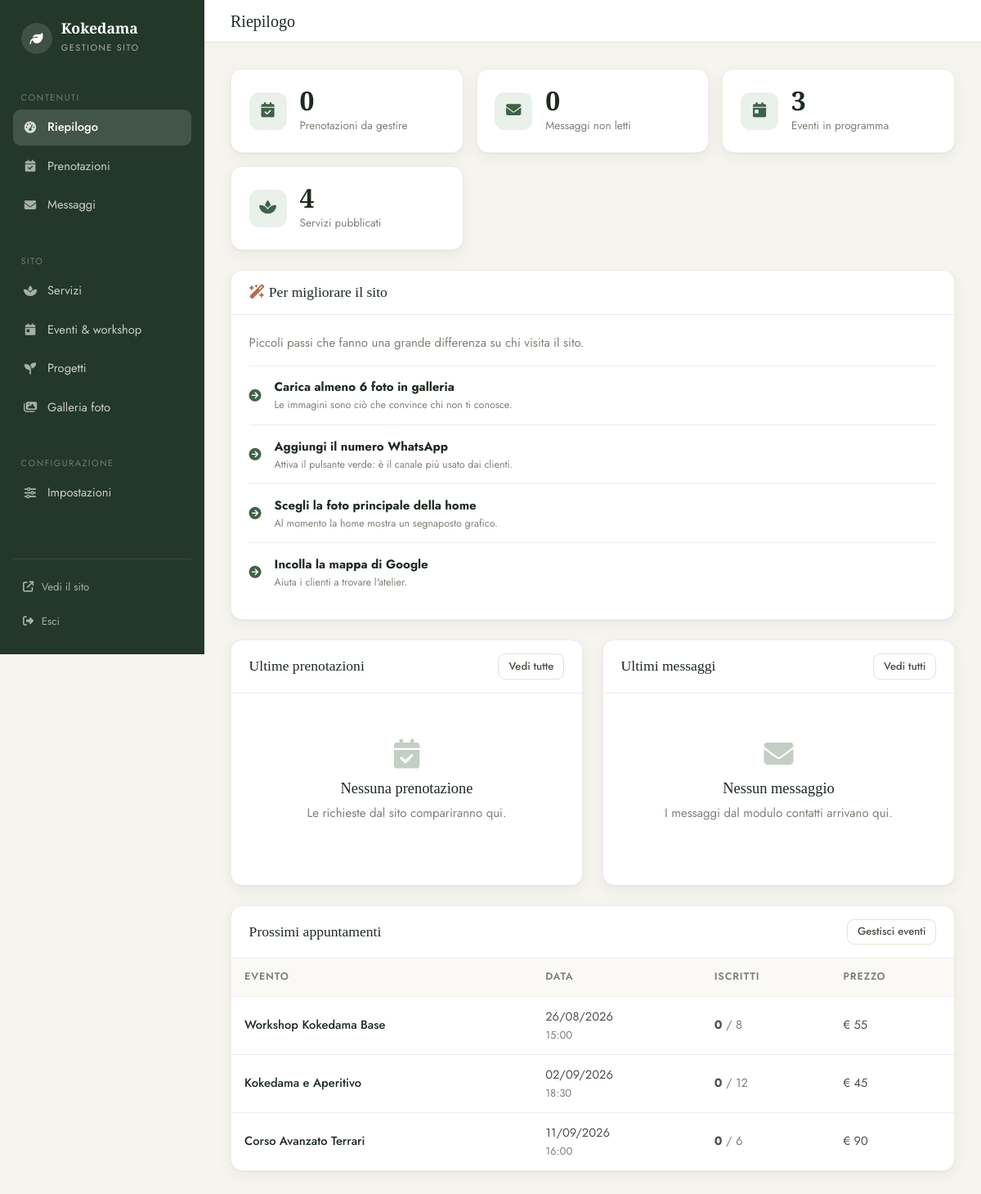
Screenshot of /admin/dashboard.php (signed in) with the database file from the repository.
### tables this page shows
CREATE TABLE events (
    id INTEGER PRIMARY KEY AUTOINCREMENT,
    title TEXT NOT NULL,
    slug TEXT UNIQUE NOT NULL,
    description TEXT,
    event_type TEXT DEFAULT 'workshop',
    event_date TEXT,
    event_time TEXT,
    end_time TEXT,
    location TEXT,
    max_participants INTEGER DEFAULT 10,
    price REAL,
    image TEXT,
    published INTEGER DEFAULT 1,
    featured INTEGER DEFAULT 0,
    ordering INTEGER DEFAULT 0,
    created_at TEXT DEFAULT CURRENT_TIMESTAMP
);

### includes/functions.php (called while the page is built, shortened)
<?php
function e($str) {
    return htmlspecialchars((string)($str ?? ''), ENT_QUOTES, 'UTF-8');
}
function formatPrice($price) {
    $p = (float)$price;
    $decimals = (fmod($p, 1) == 0.0) ? 0 : 2;
    return '€ ' . number_format($p, $decimals, ',', '.');
}
function formatDate($date, $long = false) {
    $ts = strtotime($date);
    if (!$long) return date('d/m/Y', $ts);
    $giorni = ['Domenica','Lunedì','Martedì','Mercoledì','Giovedì','Venerdì','Sabato'];
    $mesi = ['','gennaio','febbraio','marzo','aprile','maggio','giugno',
             'luglio','agosto','settembre','ottobre','novembre','dicembre'];
    return $giorni[(int)date('w', $ts)] . ' ' . (int)date('j', $ts) . ' '
         . $mesi[(int)date('n', $ts)] . ' ' . date('Y', $ts);
}
function formatTime($time) {
    return substr($time, 0, 5);
}

### admin/dashboard.php (the view, shortened to what this page needs)
<?php
require __DIR__ . '/_layout.php';
$pendingBookings = (int)$db->query("SELECT COUNT(*) FROM bookings WHERE status = 'pending'")->fetchColumn();
$newMessages     = (int)$db->query("SELECT COUNT(*) FROM messages WHERE status = 'new'")->fetchColumn();
$upcomingEvents  = (int)$db->query("SELECT COUNT(*) FROM events WHERE published = 1 AND event_date >= date('now')")->fetchColumn();
$activeServices  = (int)$db->query("SELECT COUNT(*) FROM services WHERE published = 1")->fetchColumn();
$galleryCount    = (int)$db->query("SELECT COUNT(*) FROM gallery WHERE published = 1")->fetchColumn();
$recentBookings = $db->query(
    "SELECT b.*, s.title AS service_title, e.title AS event_title
     FROM bookings b
     LEFT JOIN services s ON s.id = b.service_id
     LEFT JOIN events   e ON e.id = b.event_id
     ORDER BY b.created_at DESC LIMIT 6"
)->fetchAll();
$recentMessages = $db->query("SELECT * FROM messages ORDER BY created_at DESC LIMIT 6")->fetchAll();
$nextEvents = $db->query(
    "SELECT * FROM events WHERE published = 1 AND event_date >= date('now')
     ORDER BY event_date, event_time LIMIT 4"
)->fetchAll();
$todo = [];
if ($galleryCount < 6)  $todo[] = ['gallery.php',  'Carica almeno 6 foto in galleria', 'Le immagini sono ciò che convince chi non ti conosce.'];
if (trim(getSetting('business_whatsapp', '')) === '') $todo[] = ['settings.php', 'Aggiungi il numero WhatsApp', 'Attiva il pulsante verde: è il canale più usato dai clienti.'];
if (trim(getSetting('home_hero_image', '')) === '')   $todo[] = ['settings.php', 'Scegli la foto principale della home', 'Al momento la home mostra un segnaposto grafico.'];
if (trim(getSetting('business_maps_embed', '')) === '') $todo[] = ['settings.php', 'Incolla la mappa di Google', 'Aiuta i clienti a trovare l\'atelier.'];
?>
<div class="stats">
  <a href="bookings.php" class="stat-card<?php echo $pendingBookings > 0 ? ' alert' : ''; ?>">
    <span class="icon"><i class="fas fa-calendar-check"></i></span>
    <span>
      <span class="number"><?php echo $pendingBookings; ?></span>
      <span class="label">Prenotazioni da gestire</span>
    </span>
  </a>
  <a href="messages.php" class="stat-card<?php echo $newMessages > 0 ? ' alert' : ''; ?>">
    <span class="icon"><i class="fas fa-envelope"></i></span>
    <span>
      <span class="number"><?php echo $newMessages; ?></span>
      <span class="label">Messaggi non letti</span>
    </span>
  </a>
  <a href="events.php" class="stat-card">
    <span class="icon"><i class="fas fa-calendar-day"></i></span>
    <span>
      <span class="number"><?php echo $upcomingEvents; ?></span>
      <span class="label">Eventi in programma</span>
    </span>
  </a>
  <a href="services.php" class="stat-card">
    <span class="icon"><i class="fas fa-spa"></i></span>
    <span>
      <span class="number"><?php echo $activeServices; ?></span>
      <span class="label">Servizi pubblicati</span>
    </span>
  </a>
</div>
<?php if ($todo): ?>
<div class="panel">
  <div class="panel-head">
    <h2><i class="fas fa-wand-magic-sparkles" style="color:var(--a-clay)"></i> Per migliorare il sito</h2>
  </div>
  <div class="panel-body">
    <p class="text-muted mb-3">Piccoli passi che fanno una grande differenza su chi visita il sito.</p>
    <?php foreach ($todo as [$link, $titolo, $perche]): ?>
    <a href="<?php echo e($link); ?>" class="d-flex align-center gap-3" style="padding:.85rem 0;border-top:1px solid var(--a-line-soft);color:inherit">
      <i class="fas fa-circle-arrow-right" style="color:var(--a-green)"></i>
      <span>
        <strong style="color:var(--a-ink)"><?php echo e($titolo); ?></strong>
        <small class="text-muted" style="display:block"><?php echo e($perche); ?></small>
      </span>
    </a>
    <?php endforeach; ?>
  </div>
</div>
<?php endif; ?>
<div class="grid-2">
  <div class="panel">
    <div class="panel-head">
      <h2>Ultime prenotazioni</h2>
      <a href="bookings.php" class="btn btn-sm btn-outline">Vedi tutte</a>
    </div>
    <?php if (!$recentBookings): ?>
      <div class="empty">
        <i class="fas fa-calendar-check"></i>
        <h3>Nessuna prenotazione</h3>
        <p>Le richieste dal sito compariranno qui.</p>
      </div>
    <?php endif; ?>
  </div>
  <div class="panel">
    <div class="panel-head">
      <h2>Ultimi messaggi</h2>
      <a href="messages.php" class="btn btn-sm btn-outline">Vedi tutti</a>
    </div>
    <?php if (!$recentMessages): ?>
      <div class="empty">
        <i class="fas fa-envelope"></i>
        <h3>Nessun messaggio</h3>
        <p>I messaggi dal modulo contatti arrivano qui.</p>
      </div>
    <?php endif; ?>
  </div>
</div>
<?php if ($nextEvents): ?>
<div class="panel">
  <div class="panel-head">
    <h2>Prossimi appuntamenti</h2>
    <a href="events.php" class="btn btn-sm btn-outline">Gestisci eventi</a>
  </div>
  <div class="table-wrap">
    <table>
      <thead><tr><th>Evento</th><th>Data</th><th>Iscritti</th><th class="hide-sm">Prezzo</th></tr></thead>
      <tbody>
      <?php foreach ($nextEvents as $ev):
        $q = $db->prepare("SELECT COALESCE(SUM(participants),0) FROM bookings WHERE event_id = ? AND status IN ('pending','confirmed')");
        $q->execute([$ev['id']]);
        $taken = (int)$q->fetchColumn();
        $max = (int)$ev['max_participants'];
      ?>
        <tr>
          <td><span class="title"><?php echo e($ev['title']); ?></span></td>
          <td class="nowrap"><?php echo e(formatDate($ev['event_date'])); ?><small><?php echo e(formatTime($ev['event_time'])); ?></small></td>
          <td>
            <strong><?php echo $taken; ?></strong><?php echo $max > 0 ? ' <span class="text-muted">/ ' . $max . '</span>' : ''; ?>
          </td>
          <td class="hide-sm"><?php echo e(formatPrice($ev['price'])); ?></td>
        </tr>
      <?php endforeach; ?>
      </tbody>
    </table>
  </div>
</div>
<?php endif; ?>
<?php require __DIR__ . '/_layout_end.php'; ?>

### assets/css/admin.css (style rules this page uses)
:root { --a-green: #3F6247; --a-green-dark: #24382A; --a-green-light: #E9F1EA; --a-clay: #B96A4C; --a-bg: #F5F4EF; --a-panel: #FFFFFF; --a-line: #E5E2D9; --a-line-soft: #F0EDE5; --a-ink: #1F2A21; --a-body: #4C5348; --a-muted: #7C8376; --a-danger: #C0392B; --a-warning: #B8860B; --a-info: #2E6E8E; --a-radius: 14px; --a-radius-sm: 9px; --a-shadow: 0 1px 2px rgba(31,42,33,.05), 0 6px 20px rgba(31,42,33,.05); --a-sidebar: 250px; }
* { margin: 0; padding: 0; box-sizing: border-box; }
body { font-family: 'Jost', -apple-system, BlinkMacSystemFont, 'Segoe UI', sans-serif; background: var(--a-bg); color: var(--a-body); font-size: 15px; line-height: 1.6; -webkit-font-smoothing: antialiased; }
h1, h2, h3, h4 { font-family: 'Playfair Display', Georgia, serif; color: var(--a-ink); font-weight: 500; line-height: 1.2; }
a { color: var(--a-green); text-decoration: none; }
.panel { background: var(--a-panel); border: 1px solid var(--a-line-soft); border-radius: var(--a-radius); box-shadow: var(--a-shadow); margin-bottom: 1.5rem; overflow: hidden; }
.panel-head { padding: 1rem 1.35rem; border-bottom: 1px solid var(--a-line-soft); display: flex; align-items: center; gap: 1rem; flex-wrap: wrap; }
.panel-head h2 { font-size: 1.1rem; }
.panel-body { padding: 1.35rem; }
.stats { display: grid; grid-template-columns: repeat(auto-fit, minmax(min(210px, 100%), 1fr)); gap: 1rem; margin-bottom: 1.5rem; }
.stat-card { background: var(--a-panel); border: 1px solid var(--a-line-soft); border-radius: var(--a-radius); box-shadow: var(--a-shadow); padding: 1.35rem; display: flex; align-items: center; gap: 1rem; transition: transform .25s, box-shadow .25s; }
.stat-card .icon { width: 46px; height: 46px; border-radius: 12px; background: var(--a-green-light); color: var(--a-green); display: grid; place-items: center; font-size: 1.15rem; flex-shrink: 0; }
.stat-card > span:not(.icon) { display: block; min-width: 0; }
.stat-card .number { display: block; font-family: 'Playfair Display', serif; font-size: 2rem; font-weight: 600; color: var(--a-ink); line-height: 1; }
.stat-card .label { display: block; color: var(--a-muted); font-size: .85rem; margin-top: .25rem; }
.table-wrap { overflow-x: auto; }
table { width: 100%; border-collapse: collapse; font-size: .92rem; }
th, td { padding: .8rem 1rem; text-align: left; border-bottom: 1px solid var(--a-line-soft); vertical-align: middle; }
th { background: #FAF9F5; font-weight: 600; color: var(--a-muted); font-size: .78rem; text-transform: uppercase; letter-spacing: .07em; white-space: nowrap; }
tbody tr:last-child td { border-bottom: none; }
td .title { color: var(--a-ink); font-weight: 500; }
td small { color: var(--a-muted); display: block; font-size: .82rem; }
.nowrap { white-space: nowrap; }
.btn { display: inline-flex; align-items: center; justify-content: center; gap: .45rem; padding: .55rem 1.1rem; border-radius: var(--a-radius-sm); border: 1px solid transparent; font-family: inherit; font-size: .9rem; font-weight: 500; cursor: pointer; transition: all .2s; white-space: nowrap; line-height: 1.4; }
.btn-outline { background: var(--a-panel); border-color: var(--a-line); color: var(--a-body); }
.btn-sm { padding: .35rem .75rem; font-size: .82rem; }
.empty { text-align: center; padding: 3.5rem 1.5rem; color: var(--a-muted); }
.empty i { font-size: 2.25rem; color: #C3CEC5; margin-bottom: .85rem; display: block; }
.empty h3 { font-size: 1.15rem; margin-bottom: .4rem; }
.empty p { margin-bottom: 1.25rem; }
.text-muted { color: var(--a-muted); }
.mb-3 { margin-bottom: 1rem; }
.d-flex { display: flex; }
.gap-3 { gap: 1rem; }
.align-center { align-items: center; }
.grid-2 { display: grid; grid-template-columns: repeat(auto-fit, minmax(min(320px,100%), 1fr)); gap: 1.5rem; }

### rows the page displays
events: title "Workshop Kokedama Base", event_date "26/08/2026", event_time "15:00", taken "0", max_participants "8", price "€ 55"
events: title "Kokedama e Aperitivo", event_date "02/09/2026", event_time "18:30", taken "0", max_participants "12", price "€ 45"
events: title "Corso Avanzato Terrari", event_date "11/09/2026", event_time "16:00", taken "0", max_participants "6", price "€ 90"

### other values shown
$groupLabel "CONTENUTI"
$label "Riepilogo"
$label "Prenotazioni"
$label "Messaggi"
$groupLabel "SITO"
$label "Servizi"
$label "Eventi & workshop"
$label "Progetti"
$label "Galleria foto"
$groupLabel "CONFIGURAZIONE"
$label "Impostazioni"
$adminTitle "Riepilogo"
$pendingBookings "0"
$newMessages "0"
$upcomingEvents "3"
